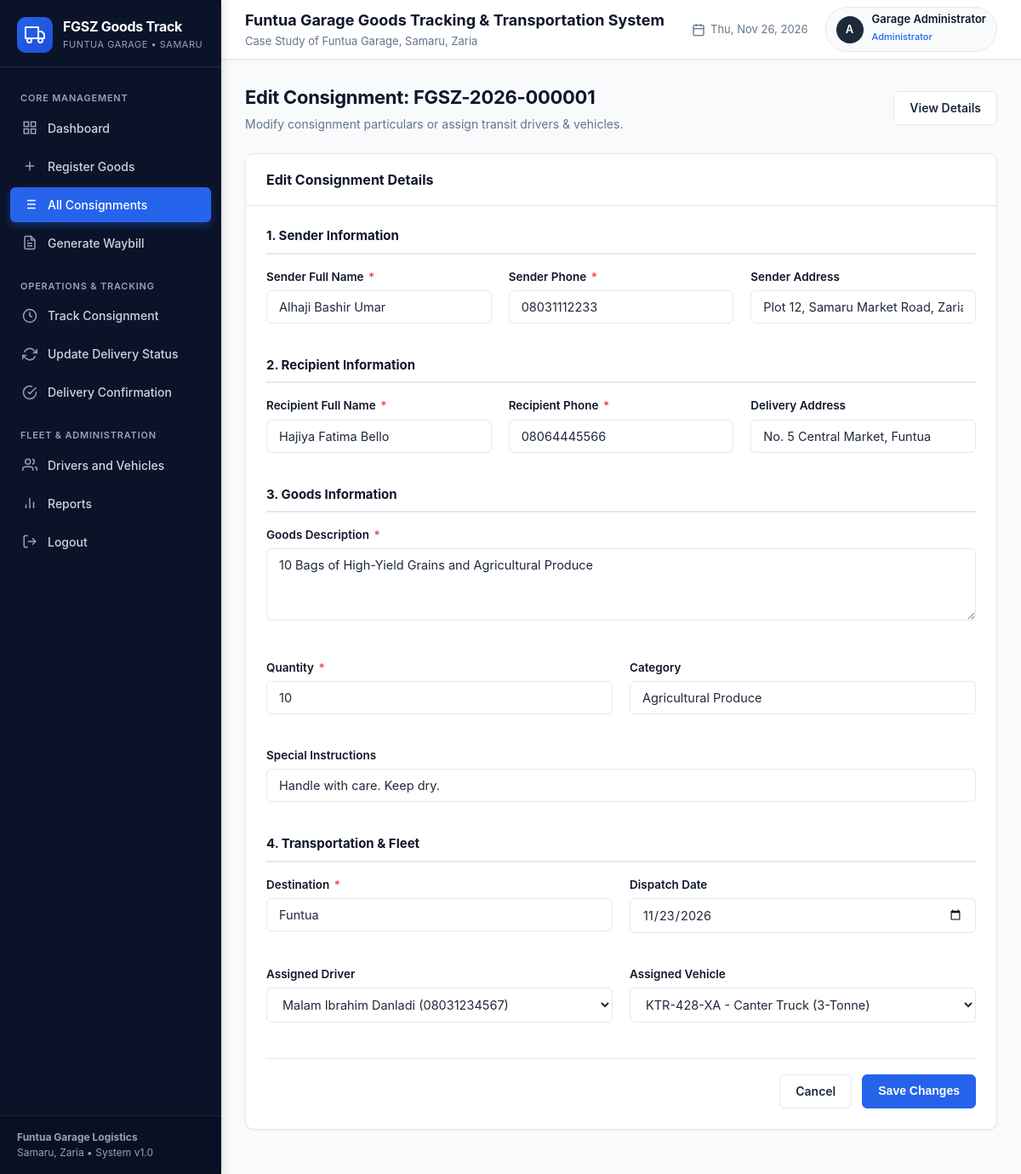
Screenshot of /consignments/edit.php?id=1 (signed in) with the database file from the repository.
### tables this page shows
CREATE TABLE `consignments` (
  `consignment_id` INT NOT NULL AUTO_INCREMENT,
  `tracking_number` VARCHAR(50) NOT NULL UNIQUE,
  `sender_name` VARCHAR(100) NOT NULL,
  `sender_contact` VARCHAR(30) NOT NULL,
  `sender_address` VARCHAR(255) NULL,
  `recipient_name` VARCHAR(100) NOT NULL,
  `recipient_contact` VARCHAR(30) NOT NULL,
  `recipient_address` VARCHAR(255) NULL,
  `goods_description` TEXT NOT NULL,
  `quantity` INT NOT NULL DEFAULT 1,
  `goods_category` VARCHAR(100) NULL,
  `special_instructions` TEXT NULL,
  `destination` VARCHAR(150) NOT NULL,
  `dispatch_date` DATE NULL,
  `driver_id` INT NULL,
  `vehicle_id` INT NULL,
  `current_status` VARCHAR(30) NOT NULL DEFAULT 'Registered',
  `registered_by` INT NOT NULL,
  `created_at` DATETIME NOT NULL DEFAULT CURRENT_TIMESTAMP,
  PRIMARY KEY (`consignment_id`),
  INDEX `idx_tracking` (`tracking_number`),
  INDEX `idx_status` (`current_status`),
  INDEX `idx_destination` (`destination`),
  INDEX `idx_created_at` (`created_at`),
  CONSTRAINT `fk_consignment_driver` FOREIGN KEY (`driver_id`) REFERENCES `drivers` (`driver_id`) ON DELETE SET NULL ON UPDATE CASCADE,
  CONSTRAINT `fk_consignment_vehicle` FOREIGN KEY (`vehicle_id`) REFERENCES `vehicles` (`vehicle_id`) ON DELETE SET NULL ON UPDATE CASCADE,
  CONSTRAINT `fk_consignment_user` FOREIGN KEY (`registered_by`) REFERENCES `users` (`user_id`) ON DELETE CASCADE ON UPDATE CASCADE
);

CREATE TABLE `drivers` (
  `driver_id` INT NOT NULL AUTO_INCREMENT,
  `full_name` VARCHAR(100) NOT NULL,
  `phone` VARCHAR(30) NOT NULL,
  `address` VARCHAR(255) NULL,
  `created_at` DATETIME NOT NULL DEFAULT CURRENT_TIMESTAMP,
  PRIMARY KEY (`driver_id`)
);

CREATE TABLE `vehicles` (
  `vehicle_id` INT NOT NULL AUTO_INCREMENT,
  `registration_number` VARCHAR(30) NOT NULL UNIQUE,
  `vehicle_type` VARCHAR(100) NOT NULL,
  `description` TEXT NULL,
  `created_at` DATETIME NOT NULL DEFAULT CURRENT_TIMESTAMP,
  PRIMARY KEY (`vehicle_id`),
  INDEX `idx_reg_num` (`registration_number`)
);

### consignments/edit.php (the view, shortened to what this page needs)
<?php
require_once __DIR__ . '/../includes/auth.php';
$id = isset($_GET['id']) ? (int)$_GET['id'] : 0;
$stmt = $pdo->prepare("SELECT * FROM consignments WHERE consignment_id = ?");
$stmt->execute([$id]);
$consignment = $stmt->fetch();
$drivers = $pdo->query("SELECT * FROM drivers ORDER BY full_name ASC")->fetchAll();
$vehicles = $pdo->query("SELECT * FROM vehicles ORDER BY registration_number ASC")->fetchAll();
require_once __DIR__ . '/../includes/header.php';
require_once __DIR__ . '/../includes/sidebar.php';
?>
<div class="page-header">
  <div class="page-header-title">
    <h1>Edit Consignment: <?php echo htmlspecialchars($consignment['tracking_number']); ?></h1>
    <p>Modify consignment particulars or assign transit drivers &amp; vehicles.</p>
  </div>
  <div class="page-header-actions">
    <a href="<?php echo BASE_URL; ?>consignments/view.php?id=<?php echo $id; ?>" class="btn btn-secondary">
      View Details
    </a>
  </div>
</div>
<div class="card">
  <div class="card-header">
    <h2>Edit Consignment Details</h2>
  </div>
  <div class="card-body">
    <form method="POST" action="<?php echo BASE_URL; ?>consignments/edit.php?id=<?php echo $id; ?>">
      <div class="form-section-title">1. Sender Information</div>
      <div class="form-grid-3">
        <div class="form-group">
          <label class="form-label" for="sender_name">Sender Full Name <span class="required">*</span></label>
          <input type="text" id="sender_name" name="sender_name" class="form-control" value="<?php echo htmlspecialchars($consignment['sender_name']); ?>" required>
        </div>
        <div class="form-group">
          <label class="form-label" for="sender_contact">Sender Phone <span class="required">*</span></label>
          <input type="tel" id="sender_contact" name="sender_contact" class="form-control" value="<?php echo htmlspecialchars($consignment['sender_contact']); ?>" required>
        </div>
        <div class="form-group">
          <label class="form-label" for="sender_address">Sender Address</label>
          <input type="text" id="sender_address" name="sender_address" class="form-control" value="<?php echo htmlspecialchars($consignment['sender_address'] ?? ''); ?>">
        </div>
      </div>
      <div class="form-section-title" style="margin-top: 20px;">2. Recipient Information</div>
      <div class="form-grid-3">
        <div class="form-group">
          <label class="form-label" for="recipient_name">Recipient Full Name <span class="required">*</span></label>
          <input type="text" id="recipient_name" name="recipient_name" class="form-control" value="<?php echo htmlspecialchars($consignment['recipient_name']); ?>" required>
        </div>
        <div class="form-group">
          <label class="form-label" for="recipient_contact">Recipient Phone <span class="required">*</span></label>
          <input type="tel" id="recipient_contact" name="recipient_contact" class="form-control" value="<?php echo htmlspecialchars($consignment['recipient_contact']); ?>" required>
        </div>
        <div class="form-group">
          <label class="form-label" for="recipient_address">Delivery Address</label>
          <input type="text" id="recipient_address" name="recipient_address" class="form-control" value="<?php echo htmlspecialchars($consignment['recipient_address'] ?? ''); ?>">
        </div>
      </div>
      <div class="form-section-title" style="margin-top: 20px;">3. Goods Information</div>
      <div class="form-grid">
        <div class="form-group full-width">
          <label class="form-label" for="goods_description">Goods Description <span class="required">*</span></label>
          <textarea id="goods_description" name="goods_description" class="form-control" required><?php echo htmlspecialchars($consignment['goods_description']); ?></textarea>
        </div>
        <div class="form-group">
          <label class="form-label" for="quantity">Quantity <span class="required">*</span></label>
          <input type="number" id="quantity" name="quantity" class="form-control" min="1" value="<?php echo (int)$consignment['quantity']; ?>" required>
        </div>
        <div class="form-group">
          <label class="form-label" for="goods_category">Category</label>
          <input type="text" id="goods_category" name="goods_category" class="form-control" value="<?php echo htmlspecialchars($consignment['goods_category'] ?? ''); ?>">
        </div>
        <div class="form-group full-width">
          <label class="form-label" for="special_instructions">Special Instructions</label>
          <input type="text" id="special_instructions" name="special_instructions" class="form-control" value="<?php echo htmlspecialchars($consignment['special_instructions'] ?? ''); ?>">
        </div>
      </div>
      <div class="form-section-title" style="margin-top: 20px;">4. Transportation &amp; Fleet</div>
      <div class="form-grid">
        <div class="form-group">
          <label class="form-label" for="destination">Destination <span class="required">*</span></label>
          <input type="text" id="destination" name="destination" class="form-control" value="<?php echo htmlspecialchars($consignment['destination']); ?>" required>
        </div>
        <div class="form-group">
          <label class="form-label" for="dispatch_date">Dispatch Date</label>
          <input type="date" id="dispatch_date" name="dispatch_date" class="form-control" value="<?php echo htmlspecialchars($consignment['dispatch_date'] ?? ''); ?>">
        </div>
        <div class="form-group">
          <label class="form-label" for="driver_id">Assigned Driver</label>
          <select id="driver_id" name="driver_id" class="form-control">
            <?php foreach ($drivers as $d): ?>
              <option value="<?php echo $d['driver_id']; ?>" <?php echo ($d['driver_id'] == $consignment['driver_id']) ? 'selected' : ''; ?>>
                <?php echo htmlspecialchars($d['full_name']); ?> (<?php echo htmlspecialchars($d['phone']); ?>)
              </option>
            <?php endforeach; ?>
          </select>
        </div>
        <div class="form-group">
          <label class="form-label" for="vehicle_id">Assigned Vehicle</label>
          <select id="vehicle_id" name="vehicle_id" class="form-control">
            <?php foreach ($vehicles as $v): ?>
              <option value="<?php echo $v['vehicle_id']; ?>" <?php echo ($v['vehicle_id'] == $consignment['vehicle_id']) ? 'selected' : ''; ?>>
                <?php echo htmlspecialchars($v['registration_number']); ?> - <?php echo htmlspecialchars($v['vehicle_type']); ?>
              </option>
            <?php endforeach; ?>
          </select>
        </div>
      </div>
      <div class="form-actions">
        <a href="<?php echo BASE_URL; ?>consignments/view.php?id=<?php echo $id; ?>" class="btn btn-secondary">Cancel</a>
        <button type="submit" class="btn btn-primary">
          Save Changes
        </button>
      </div>
    </form>
  </div>
</div>
<?php require_once __DIR__ . '/../includes/footer.php'; ?>

### assets/css/style.css (style rules this page uses)
:root { --primary-navy: #0f172a; --secondary-navy: #1e293b; --sidebar-navy: #0b1329; --accent-blue: #2563eb; --accent-blue-hover: #1d4ed8; --accent-light: #eff6ff; --bg-page: #f8fafc; --bg-card: #ffffff; --border-color: #e2e8f0; --border-light: #f1f5f9; --text-main: #1e293b; --text-muted: #64748b; --text-light: #94a3b8; --success-color: #10b981; --warning-color: #f59e0b; --danger-color: #ef4444; --info-color: #0284c7; --radius-sm: 6px; --radius-md: 10px; --radius-lg: 14px; --shadow-sm: 0 1px 3px rgba(0, 0, 0, 0.05); --shadow-md: 0 4px 6px -1px rgba(15, 23, 42, 0.08), 0 2px 4px -2px rgba(15, 23, 42, 0.05); --shadow-lg: 0 10px 15px -3px rgba(15, 23, 42, 0.1), 0 4px 6px -4px rgba(15, 23, 42, 0.05); --sidebar-width: 260px; --header-height: 70px; }
* { box-sizing: border-box; margin: 0; padding: 0; }
body { font-family: -apple-system, BlinkMacSystemFont, "Segoe UI", Roboto, "Helvetica Neue", Arial, sans-serif; background-color: var(--bg-page); color: var(--text-main); line-height: 1.5; font-size: 15px; -webkit-font-smoothing: antialiased; }
a { color: var(--accent-blue); text-decoration: none; transition: color 0.2s ease; }
.page-header { display: flex; align-items: center; justify-content: space-between; margin-bottom: 24px; flex-wrap: wrap; gap: 16px; }
.page-header-title h1 { font-size: 22px; font-weight: 700; color: var(--primary-navy); letter-spacing: -0.3px; }
.page-header-title p { font-size: 14px; color: var(--text-muted); margin-top: 4px; }
.page-header-actions { display: flex; gap: 12px; flex-wrap: wrap; }
.card { background-color: var(--bg-card); border: 1px solid var(--border-color); border-radius: var(--radius-md); box-shadow: var(--shadow-sm); margin-bottom: 24px; overflow: hidden; }
.card-header { padding: 18px 24px; border-bottom: 1px solid var(--border-color); display: flex; align-items: center; justify-content: space-between; background-color: #fff; }
.card-header h2, .card-header h3 { font-size: 16px; font-weight: 700; color: var(--primary-navy); }
.card-body { padding: 24px; }
.btn { display: inline-flex; align-items: center; justify-content: center; gap: 8px; padding: 9px 18px; font-size: 14px; font-weight: 600; border-radius: var(--radius-sm); border: 1px solid transparent; cursor: pointer; transition: all 0.2s ease; line-height: 1.4; text-decoration: none; }
.btn-primary { background-color: var(--accent-blue); color: #fff; border-color: var(--accent-blue); }
.btn-secondary { background-color: #fff; color: var(--text-main); border-color: var(--border-color); }
.form-grid { display: grid; grid-template-columns: repeat(auto-fit, minmax(280px, 1fr)); gap: 20px; }
.form-grid-3 { display: grid; grid-template-columns: repeat(auto-fit, minmax(220px, 1fr)); gap: 20px; }
.form-group { margin-bottom: 18px; }
.form-group.full-width { grid-column: 1 / -1; }
.form-label { display: block; font-size: 13.5px; font-weight: 600; color: var(--primary-navy); margin-bottom: 6px; }
.form-label .required { color: var(--danger-color); margin-left: 2px; }
.form-control { width: 100%; padding: 10px 14px; font-size: 14.5px; border: 1px solid var(--border-color); border-radius: var(--radius-sm); background-color: #fff; color: var(--text-main); transition: border-color 0.2s ease, box-shadow 0.2s ease; outline: none; font-family: inherit; }
textarea.form-control { resize: vertical; min-height: 85px; }
.form-section-title { font-size: 15px; font-weight: 700; color: var(--primary-navy); padding-bottom: 8px; margin-bottom: 16px; border-bottom: 2px solid var(--border-color); display: flex; align-items: center; gap: 8px; }
.form-actions { display: flex; justify-content: flex-end; gap: 12px; margin-top: 24px; padding-top: 18px; border-top: 1px solid var(--border-color); }

### rows the page displays
consignments: tracking_number "FGSZ-2026-000001", sender_name "Alhaji Bashir Umar", sender_contact "08031112233", sender_address "Plot 12, Samaru Market Road, Zaria", recipient_name "Hajiya Fatima Bello", recipient_contact "08064445566", recipient_address "No. 5 Central Market, Funtua", goods_description "10 Bags of High-Yield Grains and Agricultural Produce", quantity "10", goods_category "Agricultural Produce", special_instructions "Handle with care. Keep dry.", destination "Funtua", dispatch_date "11/23/2026", driver_id "Malam Ibrahim Danladi (08031234567)", vehicle_id "KTR-428-XA - Canter Truck (3-Tonne)"

### other values shown
substr($currentUser['username'], 0, 1) "A"
$currentUser['full_name'] "Garage Administrator"
$currentUser['role'] "Administrator"
